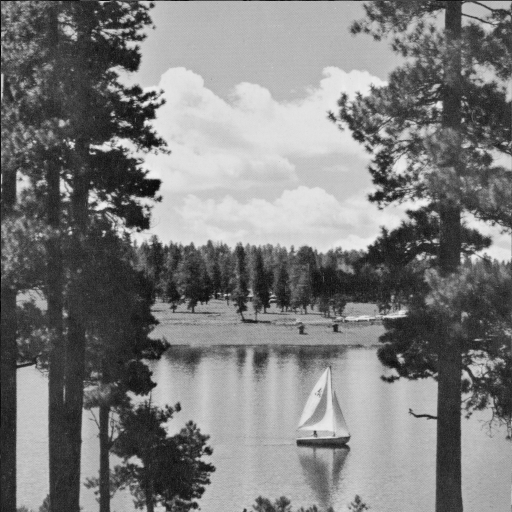
%> input picture LAKE.TIF, 512 x 512 px
$ octave question3.m   (GNU Octave 9; MATLAB toolbox functions it lacks are replaced by stand-ins)
%> lines starting %> are read from the running program, lines starting %| are printed output that depends on the picture
### myDCT.m
function [imDCT] = DCT(im,Fs)
    wel = (Fs*(double(im)))/Fs;
    imDCT=double(wel);
end

### myDCT_quantization.m
function [imqDCT] = myDCT_quantization(imDCT,qm,c)
    temp=imDCT;
    imqDCT = temp;
	qm = qm*c;
        imqDCT = round(imqDCT./qm);
  end

### question3.m
I = imread('LAKE.TIF');
%> I is the input picture: size 512x512 uint8; min 1, max 239, mean 124.7
c = 2;
matrix = [16 11 10 16 24 40 51 61;12 12 14 19 26 58 60 55; 14 13 16 24 40 57 69 56; 14 17 22 29 51 87 80 62; 18 22 37 56 68 109 103 77; 24 35 55 64 81 104 113 92; 49 64 78 87 103 121 120 101; 72 92 95 98 112 100 103 99];
s = size(I,1);
%> s = 512
s = s/8;
%> s = 64
varr = ones([1,s]);
varr  = varr*8;
%> varr = 64 values from 8 to 8
patchs = mat2cell(I,varr,varr);
%> patchs = 4096 items
var2=127;
temp_p = patchs;
%> temp_p = 4096 items
value = numel(patchs)
%> value = 4096
for j = 1:value
F = dctmtx(8);
    var = patchs{j};
    imDCT = myDCT(var-var2,F);

    mdc_value = myDCT_quantization(imDCT,matrix,c);
    temp_p{j} = mdc_value;
end
temp_p = cell2mat(temp_p);
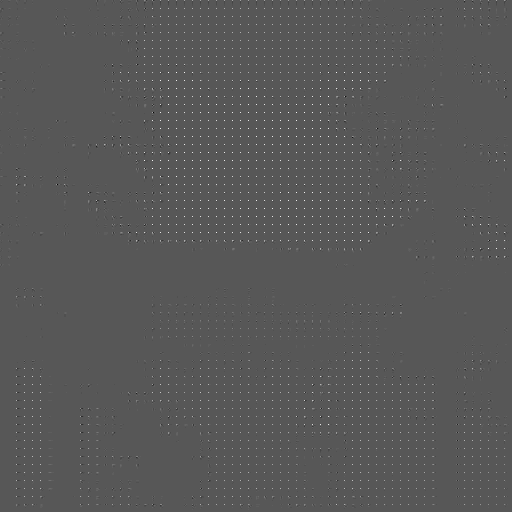
%> temp_p: size 512x512 double; min -14, max 27, mean 0.1; drawn with min black and max white
figure;
imshowpair(I,temp_p,'montage');
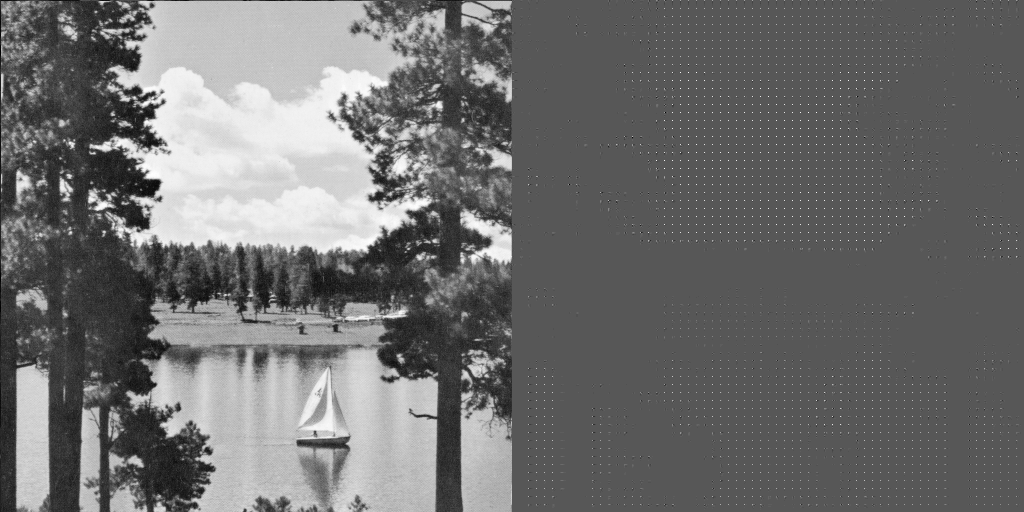
%> displayed picture: size 512x1024, on the screen's scale of 0 to 255; min 0, max 255, mean 110.2
title(['c=',num2str(1)]);
